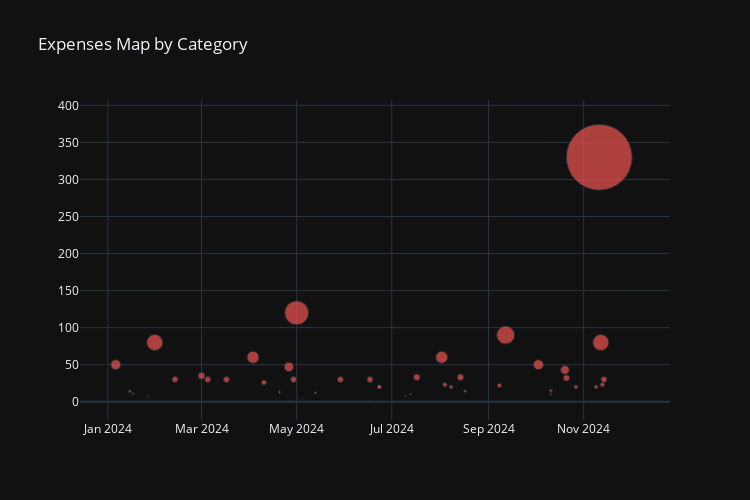

The code cell stored with this chart in its notebook:
### Code cell
def plot_category_map(df: pd.DataFrame, category : str):
    
    df = df[df["income"] == False]
    df = df[df["category name"] == category]
    df["subcategory name"] = df["subcategory name"].apply(lambda row: "None" if row == "" else row)
    df = df.groupby(by = ["date", "color", "category name", "subcategory name"]).agg({"amount": "sum"}).reset_index()
    
    fig = go.Figure(layout = go.Layout(height = 500, width = 750, title = "Expenses Map by Category", template = "plotly_dark"))
    fig.add_trace(go.Scatter(x = df["date"],
                             x0= df["subcategory name"],
                             y = df["amount"],
                             hovertext = df["subcategory name"],
                             hoverlabel = dict(font_size = 15),
                             hovertemplate = "$%{y} On %{x} <extra></extra>: Subcategory: %{hovertext}",
                             mode = "markers",
                             marker_color = df["color"],
                             marker_size = df["amount"] / 5,
                             showlegend = False))
    
    return fig

plot_category_map(df, "Shopping")

### Figure 1 — Plotly figure (JSON) as saved in the notebook; plotly's stock layout.template omitted (floating-point values rounded to 4 significant figures)
{"data": [{"hoverlabel": {"font": {"size": 15}}, "hovertemplate": "$%{y} On %{x} <extra></extra>: Subcategory: %{hovertext}", "hovertext": ["Electronics", "Home Items", "Electronics", "Home Items", "Electronics", "Electronics", "Electronics", "Electronics", "Electronics", "Electronics", "Electronics", "Coleccionables", "Coleccionables", "Electronics", "Home Items", "Coleccionables", "Electronics", "Electronics", "Electronics", "Electronics", "Electronics", "Cleanliness", "Electronics", "Beauty", "Electronics", "Beauty", "Electronics", "Beauty", "Cleanliness", "Electronics", "Electronics", "Coleccionables", "Beauty", "Electronics", "Cleanliness", "Cleanliness", "Electronics", "Beauty", "Electronics", "Cleanliness", "Home Items", "Home Items", "Electronics", "Electronics", "Electronics", "Electronics", "Electronics", "Electronics", "Electronics"], "marker": {"color": ["#ef5350", "#ef5350", "#ef5350", "#ef5350", "#ef5350", "#ef5350", "#ef5350", "#ef5350", "#ef5350", "#ef5350", "#ef5350", "#ef5350", "#ef5350", "#ef5350", "#ef5350", "#ef5350", "#ef5350", "#ef5350", "#ef5350", "#ef5350", "#ef5350", "#ef5350", "#ef5350", "#ef5350", "#ef5350", "#ef5350", "#ef5350", "#ef5350", "#ef5350", "#ef5350", "#ef5350", "#ef5350", "#ef5350", "#ef5350", "#ef5350", "#ef5350", "#ef5350", "#ef5350", "#ef5350", "#ef5350", "#ef5350", "#ef5350", "#ef5350", "#ef5350", "#ef5350", "#ef5350", "#ef5350", "#ef5350", "#ef5350"], "size": [10, 2.8, 2.2, 1.4, 16, 6, 0.2, 7, 6, 6, 12, 5.2, 2.6, 0.4, 9.4, 0.4, 0.4, 6, 24, 0.8, 0.8, 2.4, 6, 0.4, 6, 4, 4, 1.6, 2, 6.6, 12, 4.6, 4, 6.6, 2.8, 4.4, 18, 0.4, 10, 2, 3, 8.6, 6.4, 4, 4, 66, 16, 4.6, 6]}, "mode": "markers", "showlegend": false, "type": "scatter", "x": ["2024-01-06T00:00:00", "2024-01-15T00:00:00", "2024-01-17T00:00:00", "2024-01-27T00:00:00", "2024-01-31T00:00:00", "2024-02-13T00:00:00", "2024-02-20T00:00:00", "2024-03-01T00:00:00", "2024-03-05T00:00:00", "2024-03-17T00:00:00", "2024-04-03T00:00:00", "2024-04-10T00:00:00", "2024-04-20T00:00:00", "2024-04-26T00:00:00", "2024-04-26T00:00:00", "2024-04-27T00:00:00", "2024-04-27T00:00:00", "2024-04-29T00:00:00", "2024-05-01T00:00:00", "2024-05-02T00:00:00", "2024-05-05T00:00:00", "2024-05-13T00:00:00", "2024-05-29T00:00:00", "2024-06-16T00:00:00", "2024-06-17T00:00:00", "2024-06-23T00:00:00", "2024-06-23T00:00:00", "2024-07-10T00:00:00", "2024-07-13T00:00:00", "2024-07-17T00:00:00", "2024-08-02T00:00:00", "2024-08-04T00:00:00", "2024-08-08T00:00:00", "2024-08-14T00:00:00", "2024-08-17T00:00:00", "2024-09-08T00:00:00", "2024-09-12T00:00:00", "2024-09-30T00:00:00", "2024-10-03T00:00:00", "2024-10-11T00:00:00", "2024-10-11T00:00:00", "2024-10-20T00:00:00", "2024-10-21T00:00:00", "2024-10-27T00:00:00", "2024-11-09T00:00:00", "2024-11-11T00:00:00", "2024-11-12T00:00:00", "2024-11-13T00:00:00", "2024-11-14T00:00:00"], "x0": ["Electronics", "Home Items", "Electronics", "Home Items", "Electronics", "Electronics", "Electronics", "Electronics", "Electronics", "Electronics", "Electronics", "Coleccionables", "Coleccionables", "Electronics", "Home Items", "Coleccionables", "Electronics", "Electronics", "Electronics", "Electronics", "Electronics", "Cleanliness", "Electronics", "Beauty", "Electronics", "Beauty", "Electronics", "Beauty", "Cleanliness", "Electronics", "Electronics", "Coleccionables", "Beauty", "Electronics", "Cleanliness", "Cleanliness", "Electronics", "Beauty", "Electronics", "Cleanliness", "Home Items", "Home Items", "Electronics", "Electronics", "Electronics", "Electronics", "Electronics", "Electronics", "Electronics"], "y": [50, 14, 11, 7, 80, 30, 1, 35, 30, 30, 60, 26, 13, 2, 47, 2, 2, 30, 120, 4, 4, 12, 30, 2, 30, 20, 20, 8, 10, 33, 60, 23, 20, 33, 14, 22, 90, 2, 50, 10, 15, 43, 32, 20, 20, 330, 80, 23, 30]}], "layout": {"height": 500, "title": {"text": "Expenses Map by Category"}, "width": 750}}
